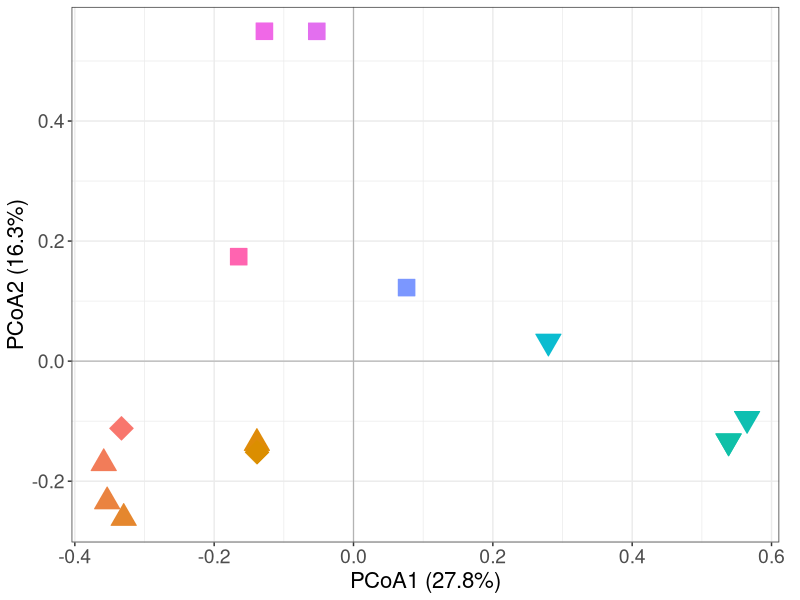
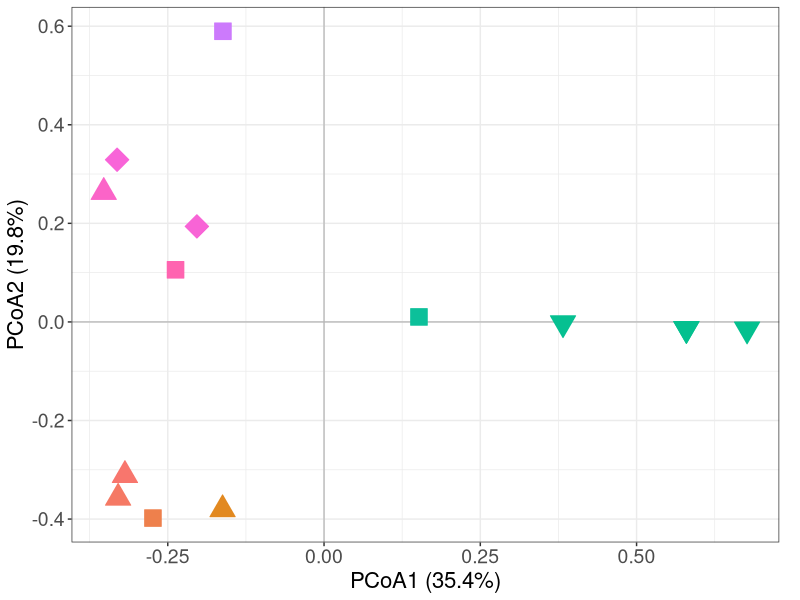
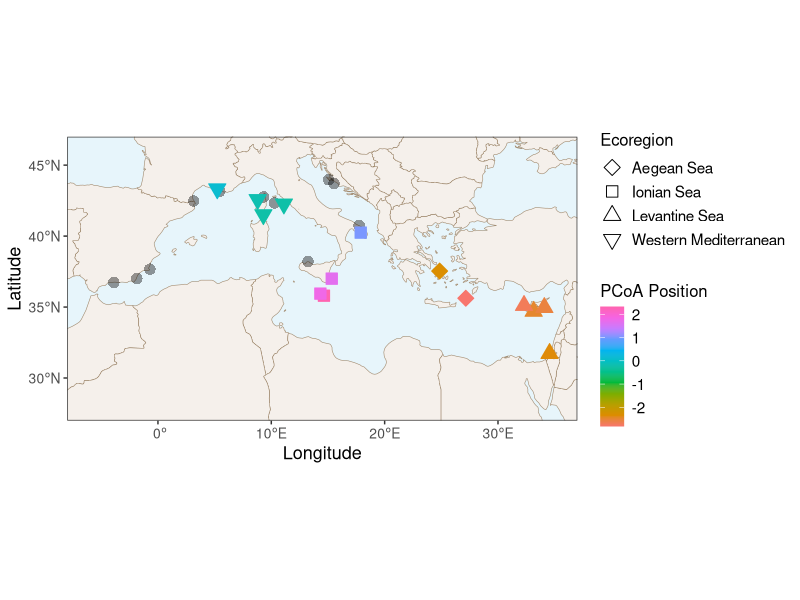
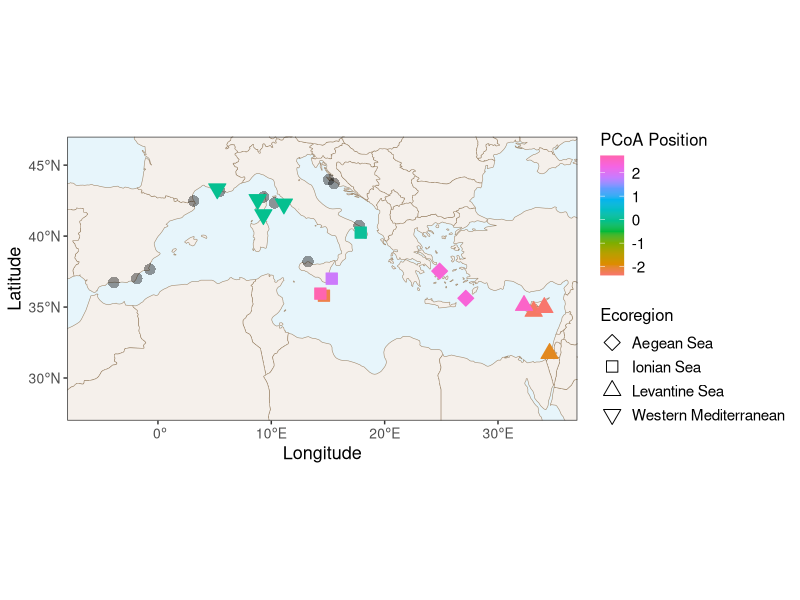
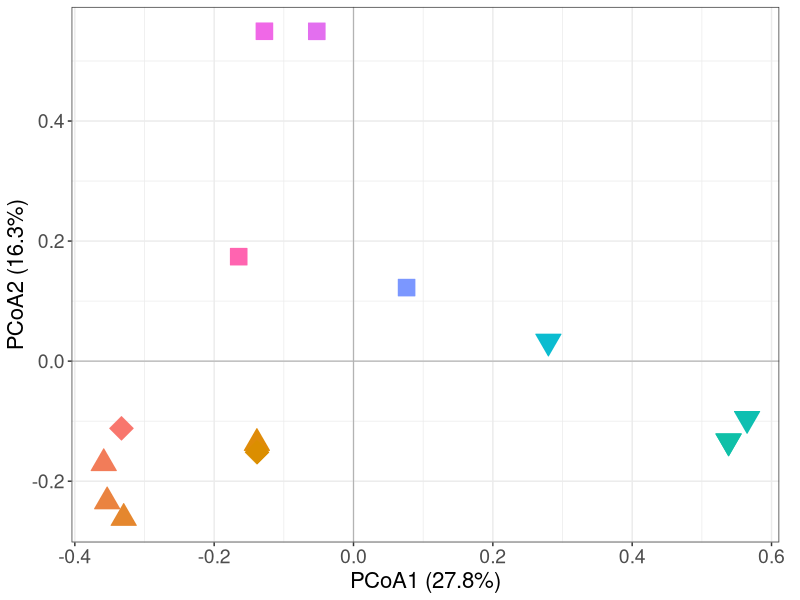
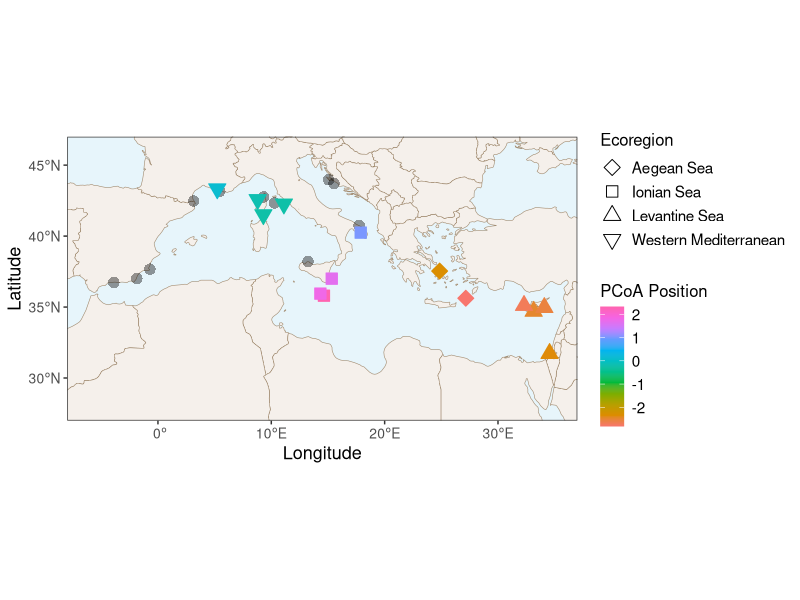
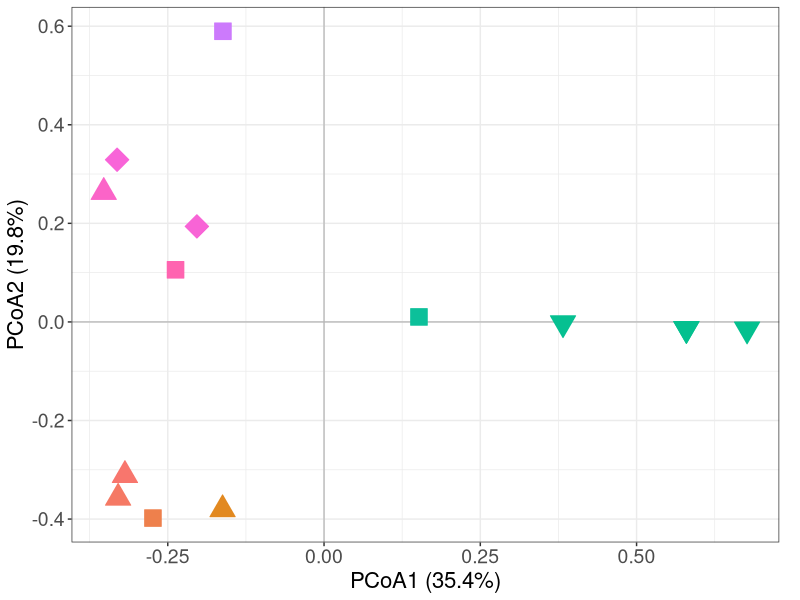
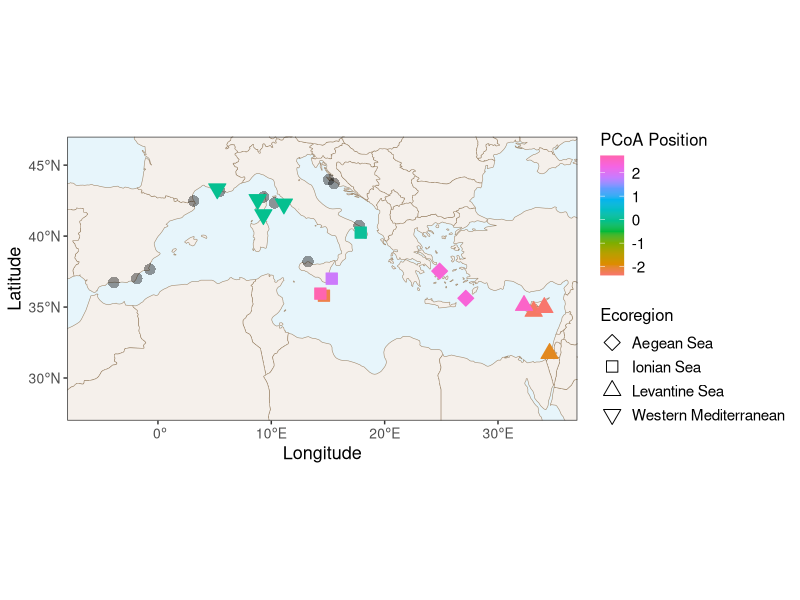

These figures' R source, in order:
# install.packages("ade4")
# install.packages("sf")
# install.packages("dplyr")
# install.packages("ggplot2")
# install.packages("rnaturalearth")
# install.packages("scales")

library(ade4)
library(sf)
library(dplyr)
library(ggplot2)
library(rnaturalearth)
library(scales)

beta_diversity <- read.csv("2_diversity/2_1_beta_diversity.csv", header = TRUE, sep = ",", dec = ".")
combined_database <- read.csv("../data/1_species_database/1_2_combined_database_complete.csv", header = TRUE, sep = ",", dec = ".")
metadata <- read.csv("../data/3_eDNA_cleaning/METADATA_MERGED_edited.csv", header = TRUE, sep = ",", dec = ".")
sample_locations <- read.csv("../data/2_Mediterranean_map/sample_locations_info.csv")

# move one malta and one marseille location slightly so that it is clear on the map
sample_locations <- sample_locations %>%
  mutate(
    decimalLongitude = if_else(MPA_Identi == 40001, decimalLongitude + 0.1, decimalLongitude),
    decimalLatitude = if_else(MPA_Identi == 40001, decimalLatitude - 0.1, decimalLatitude),
    decimalLongitude = if_else(MPA_Identi == 90009, decimalLongitude + 0.1, decimalLongitude),
    decimalLatitude = if_else(MPA_Identi == 90009, decimalLatitude - 0.1, decimalLatitude)
  )

# sample locations for MPAs with no invasive species
sample_locations_empty <- sample_locations %>%
  filter(
    MPA_Identi %in% c(50001, 50002, 50003, 80001, 80002, 90005, 90007, 90009, 70006, 70002, 70003)
  )

### pivot to square distance matrices 

all_sites <- sort(unique(c(as.character(beta_diversity$Var1),
                           as.character(beta_diversity$Var2))))
n <- length(all_sites)

make_dist_matrix <- function(long_df, value_col) {
  mat <- matrix(0, nrow = n, ncol = n,
                dimnames = list(all_sites, all_sites))
  for (i in seq_len(nrow(long_df))) {
    r <- as.character(long_df$Var1[i])
    c <- as.character(long_df$Var2[i])
    v <- long_df[[value_col]][i]
    if (!is.na(v)) {
      mat[r, c] <- v
      mat[c, r] <- v
    } else {
      mat[r, c] <- 1
      mat[c, r] <- 1
    }
  }
  as.dist(mat)
}

dist_jac  <- make_dist_matrix(beta_diversity, "jac_diss_Mean")  # total Jaccard
dist_turn <- make_dist_matrix(beta_diversity, "jac_turn_Mean")  # turnover
dist_nest <- make_dist_matrix(beta_diversity, "jac_nest_Mean")  # nestedness

### PCoA

PCoA_jac <- dudi.pco(quasieuclid(dist_jac), scannf = FALSE, nf = 8)
Eigen_jac <- PCoA_jac$eig / sum(PCoA_jac$eig) * 100

PCoA_turn <- dudi.pco(quasieuclid(dist_turn), scannf = FALSE, nf = 8)
Eigen_turn <- PCoA_turn$eig / sum(PCoA_turn$eig) * 100

PCoA_nest <- dudi.pco(quasieuclid(dist_nest), scannf = FALSE, nf = 8)
Eigen_nest <- PCoA_nest$eig / sum(PCoA_nest$eig) * 100

# extract coordinates
dat_jac <- as.data.frame(PCoA_jac$li[, 1:2])
dat_turn <- as.data.frame(PCoA_turn$li[, 1:2])
dat_nest <- as.data.frame(PCoA_nest$li[, 1:2])

# change colnames
colnames(dat_jac) <- c("PCoA1", "PCoA2")
colnames(dat_turn) <- c("PCoA1", "PCoA2")
colnames(dat_nest) <- c("PCoA1", "PCoA2")

# add site ids
dat_jac$MPA_Identi <- rownames(dat_jac)
dat_turn$MPA_Identi <- rownames(dat_turn)
dat_nest$MPA_Identi <- rownames(dat_nest)

# add region info
metadata$MPA_Identi <- as.character(metadata$MPA_Identi)
dat_jac$MPA_Identi <- as.character(dat_jac$MPA_Identi)
dat_turn$MPA_Identi <- as.character(dat_turn$MPA_Identi)
dat_nest$MPA_Identi <- as.character(dat_nest$MPA_Identi)

metadata_region <- metadata %>%
  select(MPA_Identi, Country) %>%
  distinct()

dat_jac <- left_join(dat_jac,
                     metadata_region,
                     by = "MPA_Identi")

dat_turn <- left_join(dat_turn,
                      metadata_region,
                      by = "MPA_Identi")

dat_nest <- left_join(dat_nest,
                      metadata_region,
                      by = "MPA_Identi")

### plot pcoa

dat_jac$colour_value_jac <- atan2(dat_jac$PCoA2, dat_jac$PCoA1)
dat_turn$colour_value_turn <- atan2(dat_turn$PCoA2, dat_turn$PCoA1)
dat_nest$colour_value_nest <- atan2(dat_nest$PCoA2, dat_nest$PCoA1)

rainbow_pal <- hue_pal()(12) 

## add ecoregion info

ecoregions <- sample_locations %>%
  mutate(MPA_Identi = as.character(MPA_Identi)) %>%
  select(MPA_Identi, Ecoregion) %>%
  distinct()

dat_jac  <- left_join(dat_jac,  ecoregions, by = "MPA_Identi")
dat_turn <- left_join(dat_turn, ecoregions, by = "MPA_Identi")
dat_nest <- left_join(dat_nest, ecoregions, by = "MPA_Identi")

## jac

plot_jac <- ggplot(dat_jac, aes(
    x = PCoA1, 
    y = PCoA2, 
    colour = colour_value_jac,
    fill = colour_value_jac,
    shape = Ecoregion
  )) +
  geom_hline(yintercept = 0, colour = "grey70", linewidth = 0.4) +
  geom_vline(xintercept = 0, colour = "grey70", linewidth = 0.4) +
  geom_point(size = 6) +
  scale_shape_manual(
    values = c(
      "Levantine Sea" = 24,
      "Aegean Sea" = 23,
      "Ionian Sea" = 22,
      "Western Mediterranean" = 25
    )
  ) +
  scale_colour_gradientn(
    colours = rainbow_pal
  ) +
  scale_fill_gradientn(
    colours = rainbow_pal
  ) +
  theme_bw() +
  theme(legend.position = "none",
        axis.text = element_text(size = 14),
        axis.title = element_text(size = 16),
        plot.margin = margin(5, 15, 5, 5)
  ) +
  labs(
    x = paste0("PCoA1 (", round(Eigen_jac[1],1), "%)"),
    y = paste0("PCoA2 (", round(Eigen_jac[2],1), "%)")
  )
print(plot_jac)

## turn

plot_turn <- ggplot(dat_turn, aes(x = PCoA1, y = PCoA2, 
                                colour = colour_value_turn,
                                fill = colour_value_turn,
                                shape = Ecoregion
)) +
  geom_hline(yintercept = 0, colour = "grey70", linewidth = 0.4) +
  geom_vline(xintercept = 0, colour = "grey70", linewidth = 0.4) +
  geom_point(size = 6) +  
  scale_shape_manual(
    values = c(
      "Levantine Sea" = 24,
      "Aegean Sea" = 23,
      "Ionian Sea" = 22,
      "Western Mediterranean" = 25
    )
  ) +
  scale_colour_gradientn(
    colours = rainbow_pal
  ) +
  scale_fill_gradientn(
    colours = rainbow_pal
  ) +
  theme_bw() +
  theme(legend.position = "none",
        axis.text = element_text(size = 14),
        axis.title = element_text(size = 16),
        plot.margin = margin(5, 15, 5, 5)
  ) +
  labs(
    x = paste0("PCoA1 (", round(Eigen_turn[1],1), "%)"),
    y = paste0("PCoA2 (", round(Eigen_turn[2],1), "%)")
  )
print(plot_turn)

### plot maps

world <- ne_countries(scale = "medium", returnclass = "sf") %>%
  st_make_valid()

sample_locations$MPA_Identi <- as.character(sample_locations$MPA_Identi)

## jac

dat_jac_map <- left_join(
  dat_jac,
  sample_locations %>%
    select(MPA_Identi, decimalLongitude, decimalLatitude) %>%
    distinct(),
  by = "MPA_Identi"
)

map_jac <- ggplot() +
  
  geom_sf(
    data = world,
    fill = "#F5F0EB",
    color = "#A08A6F",
    linewidth = 0.2
  ) +
  
  geom_point(
    data = sample_locations_empty,
    aes(
      x = decimalLongitude,
      y = decimalLatitude
    ),
    shape = 16,     
    fill = NA,
    colour = "black",
    stroke = 0.6,
    size = 3.5,
    alpha = 0.4
  ) +
  
  geom_point(
    data = dat_jac_map,
    aes(
      x = decimalLongitude,
      y = decimalLatitude,
      colour = colour_value_jac,
      fill = colour_value_jac,
      shape = Ecoregion
    ),
    size = 4
  ) +
  
  scale_shape_manual(
    values = c(
      "Levantine Sea" = 24,
      "Aegean Sea" = 23,
      "Ionian Sea" = 22,
      "Western Mediterranean" = 25
    )
  ) +
  
  scale_colour_gradientn(
    colours = rainbow_pal,
    name = "PCoA Position"
  ) +
  scale_fill_gradientn(
    colours = rainbow_pal,
    guide = "none"
  ) +
  
  coord_sf(
    xlim = c(-8, 37),
    ylim = c(27, 47),
    expand = FALSE
  ) +
  
  labs(
    x = "Longitude",
    y = "Latitude"
  ) +
  
  theme_bw() +
  theme(    legend.position = "right",
            legend.text = element_text(size = 11),
            legend.title = element_text(size = 12),
            legend.key = element_rect(fill = "white", colour = "white"),
            axis.text = element_text(size = 10),
            axis.title = element_text(size = 13),
            panel.grid = element_blank(),
            panel.background = element_rect(fill = "#e7f5fb", colour = NA)
  )

print(map_jac)

## turn

dat_turn_map <- left_join(
  dat_turn,
  sample_locations %>%
    select(MPA_Identi, decimalLongitude, decimalLatitude) %>%
    distinct(),
  by = "MPA_Identi"
)

map_turn <- ggplot() +
  
  geom_sf(
    data = world,
    fill = "#F5F0EB",
    color = "#A08A6F",
    linewidth = 0.2
  ) +
  
  geom_point(
    data = sample_locations_empty,
    aes(
      x = decimalLongitude,
      y = decimalLatitude
    ),
    shape = 16,     
    fill = NA,
    colour = "black",
    stroke = 0.6,
    size = 3.5,
    alpha = 0.4
  ) +
  
  geom_point(
    data = dat_turn_map,
    aes(
      x = decimalLongitude,
      y = decimalLatitude,
      colour = colour_value_turn,
      fill = colour_value_turn,
      shape = Ecoregion
    ),
    size = 4
  ) +
  
  scale_shape_manual(
    values = c(
      "Levantine Sea" = 24,
      "Aegean Sea" = 23,
      "Ionian Sea" = 22,
      "Western Mediterranean" = 25
    )
  ) +
  
  scale_colour_gradientn(
    colours = rainbow_pal,
    name = "PCoA Position"
  ) +
  scale_fill_gradientn(
    colours = rainbow_pal,
    guide = "none"
  ) +
  
  coord_sf(
    xlim = c(-8, 37),
    ylim = c(27, 47),
    expand = FALSE
  ) +
  
  labs(
    x = "Longitude",
    y = "Latitude"
  ) +
  
  theme_bw() +
  theme(    legend.position = "right",
            legend.text = element_text(size = 11),
            legend.title = element_text(size = 12),
            legend.key = element_rect(fill = "white", colour = "white"),
            axis.text = element_text(size = 10),
            axis.title = element_text(size = 13),
            panel.grid = element_blank(),
            panel.background = element_rect(fill = "#e7f5fb", colour = NA)
  )

map_turn <- map_turn +
  guides(
    colour = guide_colourbar(order = 1),
    shape = guide_legend(order = 2)
  )

print(map_turn)

### save plots

ggsave(
  "2_diversity//2_2_PCoA_Jaccard_plot_jac.pdf",
  plot = plot_jac,
  width = 6,   
  height = 5,  
)

ggsave(
  "2_diversity//2_2_PCoA_Jaccard_map_jac.pdf",
  plot = map_jac,
  width = 9,   
  height = 5,  
)

ggsave(
  "2_diversity//2_2_PCoA_Jaccard_plot_turn.pdf",
  plot = plot_turn,
  width = 6,   
  height = 5,  
)

ggsave(
  "2_diversity//2_2_PCoA_Jaccard_map_turn.pdf",
  plot = map_turn,
  width = 9,   
  height = 5,  
)
